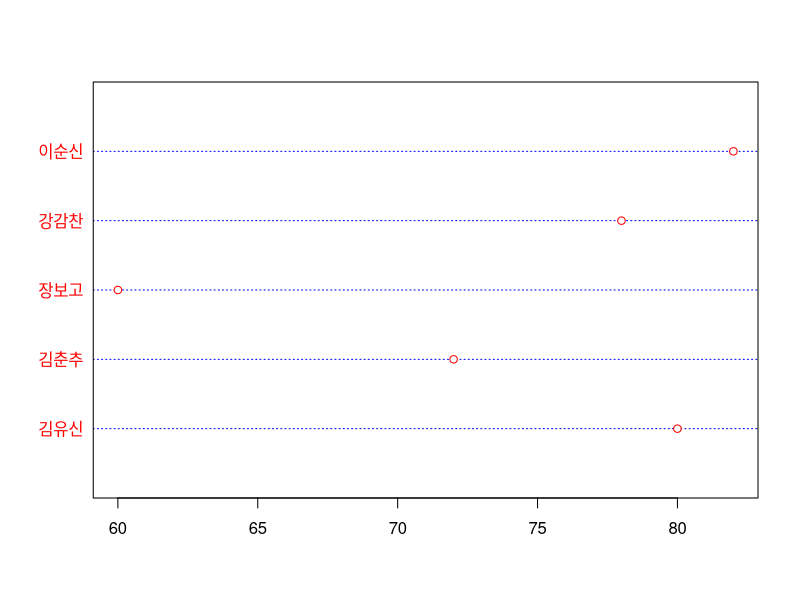

This chart was generated by the following R code:
#날짜 : 2021/06/29
#이름 : 이진유
#내용 : Ch05. 데이터 시각화 - 점차트 교재 p146

score <- c(80, 72, 60, 78, 82)
names(score) <- c('김유신','김춘추','장보고','강감찬','이순신')

dotchart(score, color = 'red', lcolor = 'blue')


